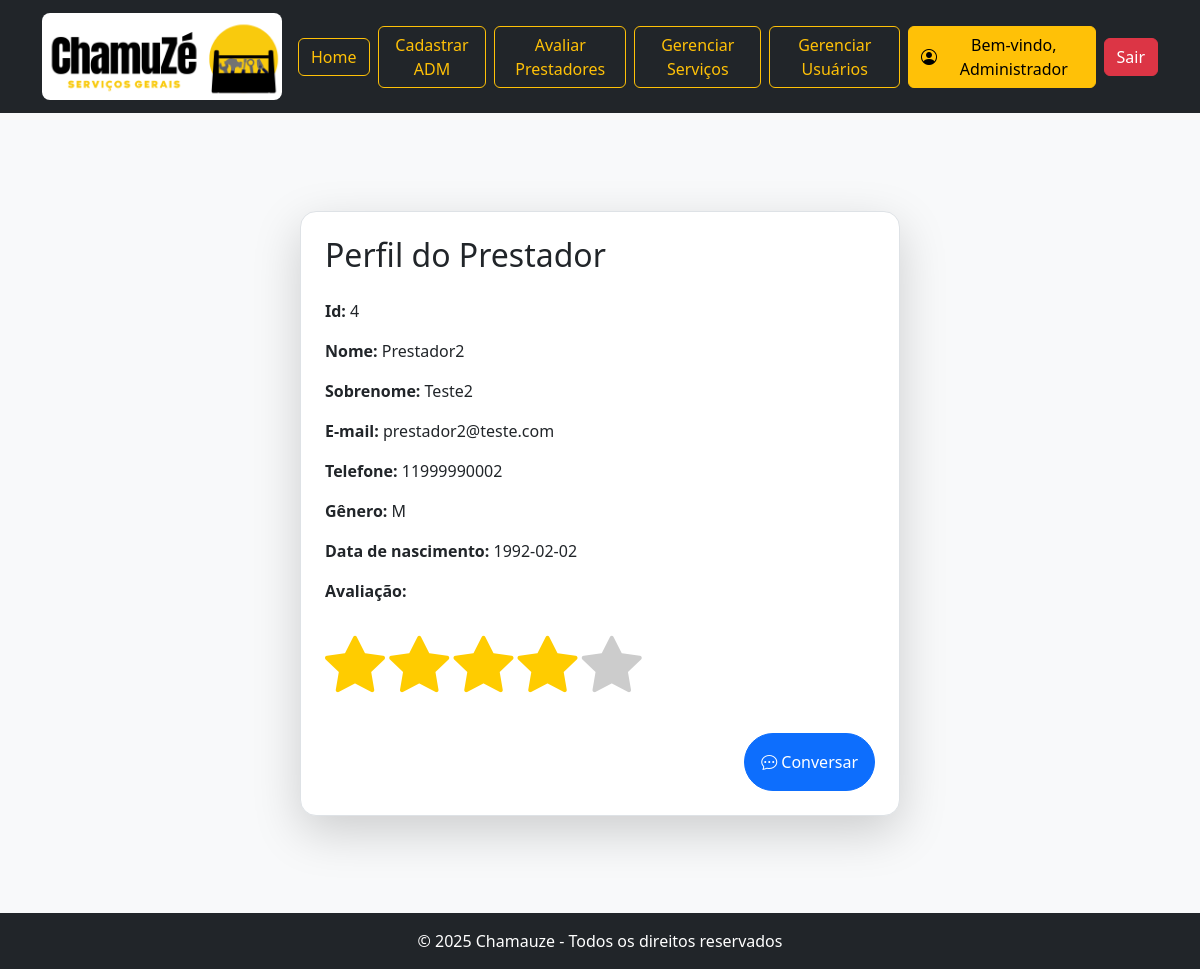
/prestador/paginaPrestador.php?id_prestador=4 (signed in), run on the app's committed database.
### tables this page shows
CREATE TABLE `prestador` (
  `id_prestador` int(11) NOT NULL,
  `cnpj` varchar(14) NOT NULL,
  `img_rg` varchar(255) NOT NULL,
  `chave_pix` varchar(100) NOT NULL,
  `status_avaliacao` enum('aprovado','naoverificado') NOT NULL,
  PRIMARY KEY (`id_prestador`),
  CONSTRAINT `prestador_ibfk_1` FOREIGN KEY (`id_prestador`) REFERENCES `usuario` (`id_usuario`)
);

CREATE TABLE `usuario` (
  `id_usuario` int(11) NOT NULL AUTO_INCREMENT,
  `nome` varchar(100) NOT NULL,
  `sobrenome` varchar(150) NOT NULL,
  `email` varchar(150) NOT NULL,
  `senha` varchar(255) NOT NULL,
  `cpf` varchar(11) NOT NULL,
  `telefone` varchar(30) NOT NULL,
  `nacionalidade` varchar(50) NOT NULL,
  `data_nascimento` date NOT NULL,
  `nota_reputacao` decimal(3,2) NOT NULL,
  `genero` enum('F','M','O') NOT NULL,
  `tipo_perfil` enum('administrador','prestador','solicitante') NOT NULL,
  PRIMARY KEY (`id_usuario`)
);

### helpers/biblioteca.php (called while the page is built, shortened)
<?php
$conexao = conectaDB();
function buscarPrestadorNoBancoPeloId($id){
    global $conexao;
    $sql = "SELECT * FROM usuario LEFT JOIN prestador ON usuario.id_usuario = prestador.id_prestador WHERE id_usuario = ?";
    $stmt = $conexao->prepare($sql);
    $stmt->bind_param("i", $id);
    $stmt->execute();
    $result = $stmt->get_result();
    return $result->fetch_assoc();
}
?>

### prestador/paginaPrestador.php (the view, shortened to what this page needs)
<?php
include "../helpers/biblioteca.php";
if(isset($_GET['id_prestador'])){
   $prestador = buscarPrestadorNoBancoPeloId($_GET['id_prestador']);
}
?>
<!DOCTYPE html>
<html lang="pt-br">
<head>
    <link rel="stylesheet" href="../assets/css/estrelas.css">
    <link href="https://cdn.jsdelivr.net/npm/bootstrap@5.3.3/dist/css/bootstrap.min.css" rel="stylesheet">
    <link rel="stylesheet" href="../assets/css/estilo.css">
    <link rel="stylesheet" href="https://cdn.jsdelivr.net/npm/bootstrap-icons/font/bootstrap-icons.css">
</head>
<body class="bg-light  vh-100">
<main class="min-vh-100 d-flex align-items-center justify-content-center bg-light">
    <div class="col-md-6 shadow-lg p-4 bg-white rounded-4 border">
        <div class="d-flex align-items-center mb-4">
            <h2 class="m-0">Perfil do Prestador</h2>
        </div>
            <p><strong>Id:</strong> <?= $prestador['id_prestador']?></p>
            <p><strong>Nome:</strong> <?= $prestador['nome']?></p>
            <p><strong>Sobrenome:</strong> <?= $prestador['sobrenome']?></p>
            <p><strong>E-mail:</strong> <?= $prestador['email']?></p>
            <p><strong>Telefone:</strong> <?= $prestador['telefone']?></p>
            <p><strong>Gênero:</strong> <?= $prestador['genero']?></p>
            <p><strong>Data de nascimento:</strong> <?= $prestador['data_nascimento']?></p>
            <p><strong>Avaliação:</strong></p>
            <div>
                <?php
                if ($prestador['nota_reputacao'] <= 0){
                    echo "<div>
                    <i class='bi bi-star-fill estrela-avaliacao-vazia'></i>
                    <i class='bi bi-star-fill estrela-avaliacao-vazia'></i>
                    <i class='bi bi-star-fill estrela-avaliacao-vazia'></i>
                    <i class='bi bi-star-fill estrela-avaliacao-vazia'></i>
                    <i class='bi bi-star-fill estrela-avaliacao-vazia'></i>
                    </div>";
                } else if($prestador['nota_reputacao'] <= 4.5){
                    echo "<div>
                    <i class='bi bi-star-fill estrela-avaliacao-preenchida'></i>
                    <i class='bi bi-star-fill estrela-avaliacao-preenchida'></i>
                    <i class='bi bi-star-fill estrela-avaliacao-preenchida'></i>
                    <i class='bi bi-star-fill estrela-avaliacao-preenchida'></i>
                    <i class='bi bi-star-fill estrela-avaliacao-vazia'></i>
                    </div>";
                }
                ?>
            </div>
            <form action="../config/chat.php" class="mt-4 text-end" method="GET">
                <button class="btn btn-primary rounded-pill p-3">
                    <i class="bi bi-chat-dots"></i> Conversar
                </button>
            </form>
        </div>
</main>
<?php include "../footer.php"; ?>
</body>
</html>

### assets/css/estrelas.css (style rules this page uses)
.estrela-avaliacao-preenchida { font-size: 60px; color:#FC0; }
.estrela-avaliacao-vazia { font-size: 60px; color:#CCC; }

### data on the page
prestador: id_prestador "4", id_prestador.nome "Prestador2", id_prestador.sobrenome "Teste2", id_prestador.email "prestador2@teste.com", id_prestador.telefone "11999990002", id_prestador.genero "M", id_prestador.data_nascimento "1992-02-02"

### other printed values
$nomeUsuario "Administrador"
